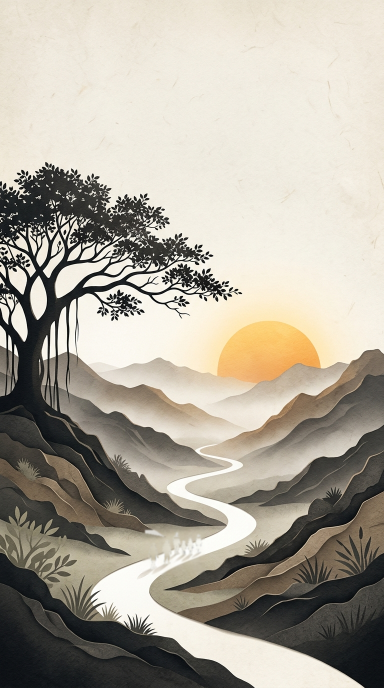
#> input picture assets/images/impact-clean-plate.png, 768 x 1376 px (shown at 1/2 size)
$ python generate_procession_video.py
#> lines starting #> are read from the running program, lines starting #| are printed output that depends on the picture
import os
import math
import subprocess
from PIL import Image, ImageDraw, ImageFilter

def build_procession_animation():
    input_path = "assets/images/impact-cinematic-scene.jpg"
    clean_plate_path = "assets/images/impact-clean-plate.png"
    output_mp4 = "assets/videos/impact-cinematic.mp4"
    output_webm = "assets/videos/impact-cinematic.webm"

    # 1. Load clean plate or generate it if not present
    if not os.path.exists(clean_plate_path):
        base_img = Image.open(input_path).convert("RGB")
        clean = base_img.copy()
        for y in range(1060, 1145):
            left_samples = [base_img.getpixel((x, y)) for x in range(275, 295) if base_img.getpixel((x, y))[0] > 180]
            right_samples = [base_img.getpixel((x, y)) for x in range(395, 415) if base_img.getpixel((x, y))[0] > 180]
            col_l = [sum(s[i] for s in left_samples)/len(left_samples) for i in range(3)] if left_samples else [220, 218, 212]
            col_r = [sum(s[i] for s in right_samples)/len(right_samples) for i in range(3)] if right_samples else col_l
            for x in range(290, 405):
                r, g, b = clean.getpixel((x, y))
                if r < 140 and g < 140 and b < 140:
                    tx = (x - 290) / 115.0
                    r_val = int(col_l[0] * (1 - tx) + col_r[0] * tx)
                    g_val = int(col_l[1] * (1 - tx) + col_r[1] * tx)
                    b_val = int(col_l[2] * (1 - tx) + col_r[2] * tx)
                    clean.putpixel((x, y), (r_val, g_val, b_val))
        patch = clean.crop((285, 1055, 410, 1150)).filter(ImageFilter.GaussianBlur(1.2))
        clean.paste(patch, (285, 1055))
        clean.save(clean_plate_path)

    clean_img = Image.open(clean_plate_path).convert("RGB")
#> clean_img is the input picture: PIL image 768x1376 RGB; mean R, G, B 173.4, 167.4, 155.1
    W, H = clean_img.size # 768 x 1376
#> W = 768; H = 1376

    # Pre-render Sun center & mist layers
    sun_x, sun_y = 531.0, 704.0
    sun_rad = 120.0

    # Soft mist layer 1
    mist_1 = Image.new("RGBA", (W + 160, H), (0, 0, 0, 0))
#> mist_1: PIL image 928x1376 RGBA; every value is 0
    d_m1 = ImageDraw.Draw(mist_1)
    for i in range(12):
        mx = i * 110
        d_m1.ellipse([mx - 60, 780, mx + 200, 850], fill=(245, 240, 230, 42))
        d_m1.ellipse([mx, 810, mx + 240, 875], fill=(240, 235, 222, 35))
    mist_1 = mist_1.filter(ImageFilter.GaussianBlur(28))
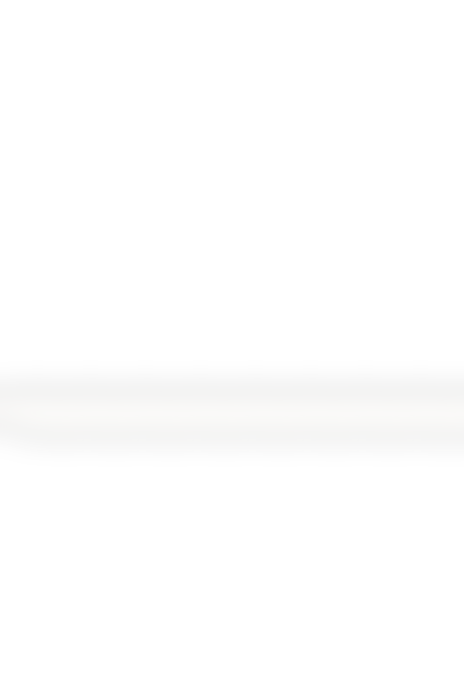
#> mist_1: PIL image 928x1376 RGBA (shown at 1/2 size); mean R, G, B, A 16.4, 16, 15.3, 2.6; transparent parts drawn white

    # Soft mist layer 2
    mist_2 = Image.new("RGBA", (W + 200, H), (0, 0, 0, 0))
#> mist_2: PIL image 968x1376 RGBA; every value is 0
    d_m2 = ImageDraw.Draw(mist_2)
    for i in range(10):
        mx = i * 140
        d_m2.ellipse([mx - 80, 850, mx + 260, 920], fill=(248, 242, 235, 36))
    mist_2 = mist_2.filter(ImageFilter.GaussianBlur(32))
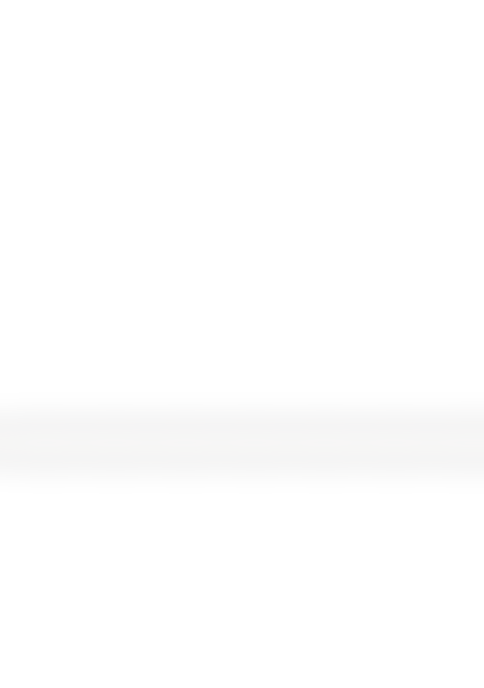
#> mist_2: PIL image 968x1376 RGBA (shown at 1/2 size); mean R, G, B, A 12.4, 12.1, 11.8, 1.8; transparent parts drawn white

    # Load / create sprites
    sprite_files = ['sprite_fig1.png', 'sprite_fig2.png', 'sprite_fig3.png', 'sprite_fig4.png', 'sprite_fig5.png', 'sprite_fig6.png']
    sprites = []
    for sf in sprite_files:
        if os.path.exists(sf):
            sprites.append(Image.open(sf).convert("RGBA"))
        else:
            # Fallback simple elegant figure
            sp = Image.new("RGBA", (20, 50), (0, 0, 0, 0))
#> sp: PIL image 20x50 RGBA; every value is 0
            d = ImageDraw.Draw(sp)
            d.ellipse([6, 2, 14, 10], fill=(35, 32, 30, 255))
            d.polygon([(4, 11), (16, 11), (18, 34), (2, 34)], fill=(35, 32, 30, 255))
            d.rectangle([5, 34, 9, 49], fill=(35, 32, 30, 255))
            d.rectangle([11, 34, 15, 49], fill=(35, 32, 30, 255))
            sprites.append(sp)

    # Flag sprite
    flag_sprite = None
    if os.path.exists('sprite_flag.png'):
        flag_sprite = Image.open('sprite_flag.png').convert("RGBA")
    else:
        flag_sprite = sprites[1].copy()
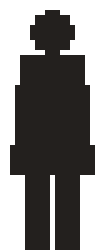
#> flag_sprite: PIL image 20x50 RGBA (shown 5 times larger); mean R, G, B, A 20, 18.3, 17.1, 145.6; transparent parts drawn white

    # Road spline nodes: s in [0.0, 1.0]
    nodes = [
        (0.00, 640, 1370, 190, 1.38),
        (0.08, 510, 1310, 200, 1.28),
        (0.18, 340, 1255, 165, 1.18),
        (0.28, 245, 1200, 125, 1.10),
        (0.35, 250, 1165, 110, 1.04),
        (0.42, 310, 1135, 150, 0.98),
        (0.50, 360, 1105, 180, 0.94), # Start region of original figures
        (0.58, 430, 1075, 170, 0.86),
        (0.66, 510, 1045, 130, 0.78),
        (0.74, 430, 1005, 110, 0.70),
        (0.82, 370, 955, 140, 0.62),
        (0.89, 360, 920, 80, 0.54),
        (0.93, 395, 890, 80, 0.48),
        (0.97, 420, 855, 110, 0.43),
        (1.00, 430, 825, 130, 0.38)
    ]

    # [14 lines left out: function get_road_data, not called in this run]

    # Pre-render walk cycle deformations for each sprite
    # 8 phases per walk cycle
    walk_cache = {}
    # [42 lines left out: function get_walk_sprite, not called in this run]

    # Define the community of walkers with stately, calm, graceful speeds:
    # 1. Core initial pioneers (6 original figures)
    # 2. Joiners from behind (followers catching up)
    # 3. Joiners from left hillside trail (banyan tree roots)
    # 4. Joiners from right mountain trail
    # 5. Subsequent waves of youths & citizens joining the march
    walkers = [
        # --- Group 1: Original 6 pioneers (already on road at t=0, walking slowly) ---
        {
            'id': 'lead_1', 'sprite_idx': 0, 'flip': False, 'is_flag': False,
            'entry': 'road', 's_start': 0.49, 'lane': -0.22, 'speed': 0.0125,
            't_join': 0.0, 'scale_mul': 1.0, 'phase_offset': 0.0
        },
        {
            'id': 'lead_2', 'sprite_idx': 1, 'flip': False, 'is_flag': False,
            'entry': 'road', 's_start': 0.50, 'lane': -0.05, 'speed': 0.0130,
            't_join': 0.0, 'scale_mul': 0.98, 'phase_offset': 1.2
        },
        {
            'id': 'lead_3', 'sprite_idx': 2, 'flip': False, 'is_flag': False,
            'entry': 'road', 's_start': 0.51, 'lane': 0.14, 'speed': 0.0125,
            't_join': 0.0, 'scale_mul': 0.95, 'phase_offset': 2.4
        },
        {
            'id': 'lead_4', 'sprite_idx': 3, 'flip': False, 'is_flag': False,
            'entry': 'road', 's_start': 0.48, 'lane': 0.26, 'speed': 0.0120,
            't_join': 0.0, 'scale_mul': 0.90, 'phase_offset': 3.6
        },
        {
            'id': 'lead_5', 'sprite_idx': 4, 'flip': True, 'is_flag': False,
            'entry': 'road', 's_start': 0.52, 'lane': -0.12, 'speed': 0.0135,
            't_join': 0.0, 'scale_mul': 0.92, 'phase_offset': 4.8
        },
        {
            'id': 'lead_6', 'sprite_idx': 5, 'flip': False, 'is_flag': False,
            'entry': 'road', 's_start': 0.53, 'lane': 0.08, 'speed': 0.0130,
            't_join': 0.0, 'scale_mul': 0.96, 'phase_offset': 0.8
        },

        # --- Group 2: First wave of joiners from behind catching up calmly ---
        {
            'id': 'join_rear_1', 'sprite_idx': 1, 'flip': False, 'is_flag': False,
            'entry': 'road', 's_start': 0.43, 'lane': -0.18, 'speed': 0.0165,
            't_join': 0.4, 'scale_mul': 1.02, 'phase_offset': 1.5
        },
        {
            'id': 'join_rear_2', 'sprite_idx': 0, 'flip': True, 'is_flag': False,
            'entry': 'road', 's_start': 0.41, 'lane': 0.12, 'speed': 0.0170,
            't_join': 0.6, 'scale_mul': 1.05, 'phase_offset': 2.7
        },
        {
            'id': 'join_rear_3', 'sprite_idx': 2, 'flip': False, 'is_flag': True, # Flag bearer!
            'entry': 'road', 's_start': 0.39, 'lane': -0.02, 'speed': 0.0160,
            't_join': 0.8, 'scale_mul': 0.96, 'phase_offset': 3.9
        },

        # --- Group 3: Side joiners stepping in gently from Left Hillside (Banyan Tree Path) ---
        {
            'id': 'join_left_1', 'sprite_idx': 3, 'flip': False, 'is_flag': False,
            'entry': 'side_left', 's_target': 0.46, 'lane_target': -0.25,
            'speed': 0.0135, 't_join': 1.5, 'scale_mul': 0.94, 'phase_offset': 0.5
        },
        {
            'id': 'join_left_2', 'sprite_idx': 4, 'flip': False, 'is_flag': False,
            'entry': 'side_left', 's_target': 0.44, 'lane_target': -0.08,
            'speed': 0.0140, 't_join': 2.0, 'scale_mul': 0.96, 'phase_offset': 2.1
        },

        # --- Group 4: Side joiners stepping in gently from Right Mountain Trail ---
        {
            'id': 'join_right_1', 'sprite_idx': 5, 'flip': True, 'is_flag': False,
            'entry': 'side_right', 's_target': 0.48, 'lane_target': 0.22,
            'speed': 0.0140, 't_join': 2.5, 'scale_mul': 0.95, 'phase_offset': 3.2
        },
        {
            'id': 'join_right_2', 'sprite_idx': 1, 'flip': True, 'is_flag': False,
            'entry': 'side_right', 's_target': 0.50, 'lane_target': 0.10,
            'speed': 0.0135, 't_join': 3.0, 'scale_mul': 0.98, 'phase_offset': 4.5
        },

        # --- Group 5: Second wave of youth coming up along the road ---
        {
            'id': 'wave2_1', 'sprite_idx': 0, 'flip': False, 'is_flag': False,
            'entry': 'road', 's_start': 0.33, 'lane': -0.20, 'speed': 0.0175,
            't_join': 2.2, 'scale_mul': 1.06, 'phase_offset': 0.3
        },
        {
            'id': 'wave2_2', 'sprite_idx': 2, 'flip': True, 'is_flag': False,
            'entry': 'road', 's_start': 0.31, 'lane': 0.05, 'speed': 0.0170,
            't_join': 2.5, 'scale_mul': 1.04, 'phase_offset': 1.7
        },
        {
            'id': 'wave2_3', 'sprite_idx': 3, 'flip': False, 'is_flag': False,
            'entry': 'road', 's_start': 0.29, 'lane': 0.24, 'speed': 0.0180,
            't_join': 2.8, 'scale_mul': 1.05, 'phase_offset': 2.9
        },
        {
            'id': 'wave2_4', 'sprite_idx': 4, 'flip': False, 'is_flag': True, # Second banner bearer!
            'entry': 'road', 's_start': 0.26, 'lane': -0.10, 'speed': 0.0165,
            't_join': 3.2, 'scale_mul': 1.02, 'phase_offset': 4.1
        },
        {
            'id': 'wave2_5', 'sprite_idx': 5, 'flip': True, 'is_flag': False,
            'entry': 'road', 's_start': 0.25, 'lane': 0.15, 'speed': 0.0175,
            't_join': 3.5, 'scale_mul': 1.05, 'phase_offset': 5.2
        },

        # --- Group 6: Grand procession joining from the lower road curves ---
        {
            'id': 'grand_1', 'sprite_idx': 1, 'flip': False, 'is_flag': False,
            'entry': 'road', 's_start': 0.21, 'lane': -0.25, 'speed': 0.0185,
            't_join': 3.8, 'scale_mul': 1.12, 'phase_offset': 0.6
        },
        {
            'id': 'grand_2', 'sprite_idx': 0, 'flip': True, 'is_flag': False,
            'entry': 'road', 's_start': 0.19, 'lane': 0.00, 'speed': 0.0180,
            't_join': 4.1, 'scale_mul': 1.15, 'phase_offset': 1.9
        },
        {
            'id': 'grand_3', 'sprite_idx': 2, 'flip': False, 'is_flag': False,
            'entry': 'road', 's_start': 0.17, 'lane': 0.22, 'speed': 0.0190,
            't_join': 4.4, 'scale_mul': 1.12, 'phase_offset': 3.1
        },
        {
            'id': 'grand_4', 'sprite_idx': 3, 'flip': True, 'is_flag': False,
            'entry': 'road', 's_start': 0.14, 'lane': -0.12, 'speed': 0.0175,
            't_join': 4.8, 'scale_mul': 1.18, 'phase_offset': 4.3
        },
        {
            'id': 'grand_5', 'sprite_idx': 4, 'flip': False, 'is_flag': True, # Banner in procession
            'entry': 'road', 's_start': 0.12, 'lane': 0.12, 'speed': 0.0185,
            't_join': 5.2, 'scale_mul': 1.14, 'phase_offset': 5.5
        },
        {
            'id': 'grand_6', 'sprite_idx': 5, 'flip': True, 'is_flag': False,
            'entry': 'road', 's_start': 0.09, 'lane': -0.22, 'speed': 0.0180,
            't_join': 5.6, 'scale_mul': 1.16, 'phase_offset': 0.9
        },
        {
            'id': 'grand_7', 'sprite_idx': 1, 'flip': False, 'is_flag': False,
            'entry': 'road', 's_start': 0.07, 'lane': 0.02, 'speed': 0.0185,
            't_join': 6.0, 'scale_mul': 1.14, 'phase_offset': 2.1
        },
        {
            'id': 'grand_8', 'sprite_idx': 0, 'flip': False, 'is_flag': False,
            'entry': 'road', 's_start': 0.05, 'lane': 0.25, 'speed': 0.0175,
            't_join': 6.3, 'scale_mul': 1.15, 'phase_offset': 3.3
        }
    ]

    fps = 24
    duration = 10.0
    total_frames = int(fps * duration) # 216 frames
    print(f"Starting cinematic procession rendering: {total_frames} frames ({duration}s @ {fps}fps)...")

    # Start ffmpeg pipe for MP4
    ffmpeg_cmd = [
        "ffmpeg", "-y",
        "-f", "rawvideo",
        "-vcodec", "rawvideo",
        "-s", f"{W}x{H}",
        "-pix_fmt", "rgb24",
        "-r", str(fps),
        "-i", "-",
        "-c:v", "libx264",
        "-pix_fmt", "yuv420p",
        "-crf", "18",
        "-preset", "medium",
        "-movflags", "+faststart",
        output_mp4
    ]
#> (the run stopped early here; a loop or call above may not have finished)
